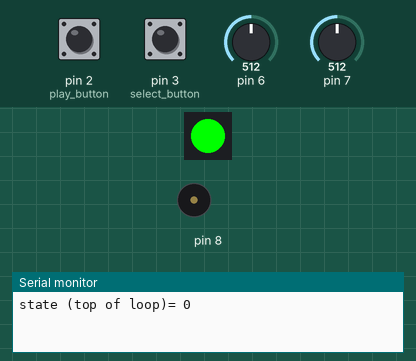
The sketch below on a simulated Arduino Uno, built with avr-gcc and run on an emulated ATmega328P. Parts: 1 RGB LEDs in strip order, left to right, buzzer (waves = sounding), the last lines printed to the serial monitor. The inputs (shaded band) are chosen by the test bench; at power-on: pin 2 (play_button) HIGH, pin 3 (select_button) HIGH, pin 6 = 512, pin 7 = 512. Dim RGB values are drawn brighter than linear; colours are those a GRB WS2812 strip shows for the declared byte order.

Above: at 1.2 s.
1.3 s: pin 2 (play_button) pulled LOW for 0.15 s
At 3.5 s:
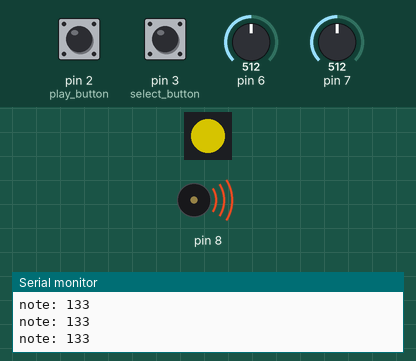
4.4 s: pin 3 (select_button) pulled LOW for 3.2 s
9.6 s: pin 2 (play_button) pulled LOW for 1 s
At 11.9 s:
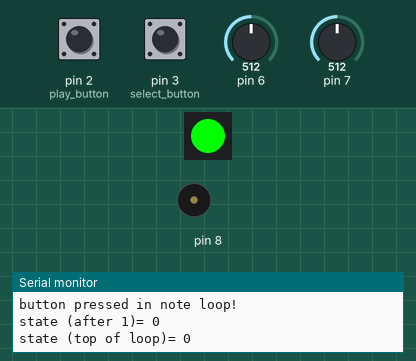
12.6 s: pin 2 (play_button) pulled LOW for 3.2 s
At 16.8 s:
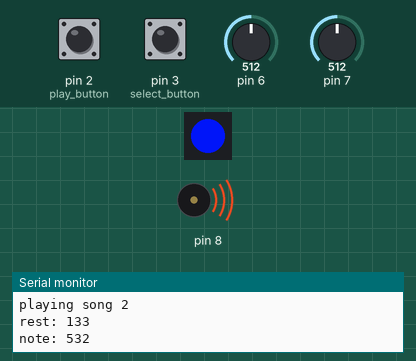
18.8 s: pin 3 (select_button) pulled LOW for 0.15 s
21.8 s: pin 2 (play_button) pulsed LOW 5 times (0.12 s each, 0.3 s apart)
At 24.5 s:
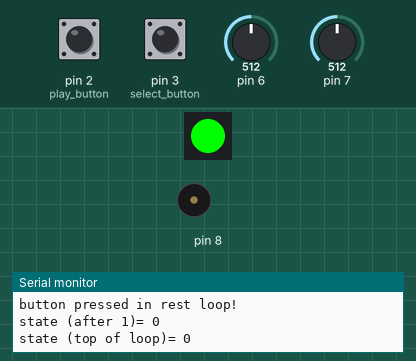
Timing chart, 0 to 26.0 s (numbered marks = the images above; inputs shaded):
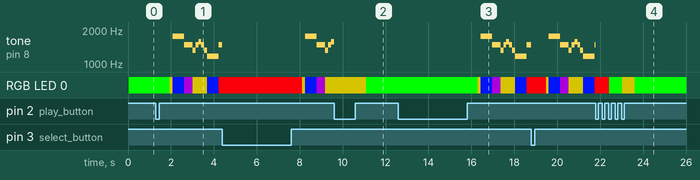

The sketch:

song_player.ino
```cpp
#include <avr/pgmspace.h>
#include <Tone.h>
#include "FastLED.h"
Tone tone1;
#define NUM_LEDS 1

#define DATA_PIN 4
CRGB leds[NUM_LEDS];
#define OCTAVE_OFFSET 0
int k;
int player_state = 0;
int play_button = 2;
int select_button = 3;
int pulse_led = 4;
int speaker = 8;
int song_selected = 0;
int number_songs = 6;
int notes[] = { 0,
                NOTE_C4, NOTE_CS4, NOTE_D4, NOTE_DS4, NOTE_E4, NOTE_F4, NOTE_FS4, NOTE_G4, NOTE_GS4, NOTE_A4, NOTE_AS4, NOTE_B4,
                NOTE_C5, NOTE_CS5, NOTE_D5, NOTE_DS5, NOTE_E5, NOTE_F5, NOTE_FS5, NOTE_G5, NOTE_GS5, NOTE_A5, NOTE_AS5, NOTE_B5,
                NOTE_C6, NOTE_CS6, NOTE_D6, NOTE_DS6, NOTE_E6, NOTE_F6, NOTE_FS6, NOTE_G6, NOTE_GS6, NOTE_A6, NOTE_AS6, NOTE_B6,
                NOTE_C7, NOTE_CS7, NOTE_D7, NOTE_DS7, NOTE_E7, NOTE_F7, NOTE_FS7, NOTE_G7, NOTE_GS7, NOTE_A7, NOTE_AS7, NOTE_B7
              };
void showRGB(int color)
{
    int redIntensity;
    int greenIntensity;
    int blueIntensity;


    if (color <= 255)          // zone 1
    {
        redIntensity = 255 - color;    // red goes from on to off
        greenIntensity = color;        // green goes from off to on
        blueIntensity = 0;             // blue is always off
    }
    else if (color <= 511)     // zone 2
    {
        redIntensity = 0;                     // red is always off
        greenIntensity = 255 - (color - 256); // green on to off
        blueIntensity = (color - 256);        // blue off to on
    }
    else // color >= 512       // zone 3
    {
        redIntensity = (color - 512);         // red off to on
        greenIntensity = 0;                   // green is always off
        blueIntensity = 255 - (color - 512);  // blue on to off
    }

    // Now that the brightness values have been set, command the LED
    // to those values

    leds[0] = CRGB(redIntensity, greenIntensity, blueIntensity);
    FastLED.show();
}


const char  song0 [] PROGMEM = "The Simpsons:d=4,o=5,b=160:c.6,e6,f#6,8a6,g.6,e6,c6,8a,8f#,8f#,8f#,2g,8p,8p,8f#,8f#,8f#,8g,a#.,8c6,8c6,8c6,c6";
const char  song1 [] PROGMEM = "Indiana:d=4,o=5,b=250:e,8p,8f,8g,8p,1c6,8p.,d,8p,8e,1f,p.,g,8p,8a,8b,8p,1f6,p,a,8p,8b,2c6,2d6,2e6,e,8p,8f,8g,8p,1c6,p,d6,8p,8e6,1f.6,g,8p,8g,e.6,8p,d6,8p,8g,e.6,8p,d6,8p,8g,f.6,8p,e6,8p,8d6,2c6";
const char  song2 [] PROGMEM = "Bolero:d=4,o=5,b=80:c6,8c6,16b,16c6,16d6,16c6,16b,16a,8c6,16c6,16a,c6,8c6,16b,16c6,16a,16g,16e,16f,2g,16g,16f,16e,16d,16e,16f,16g,16a,g,g,16g,16a,16b,16a,16g,16f,16e,16d,16e,16d,8c,8c,16c,16d,8e,8f,d,2g";
const char  song3 [] PROGMEM = "TakeOnMe:d=4,o=4,b=160:8f#5,8f#5,8f#5,8d5,8p,8b,8p,8e5,8p,8e5,8p,8e5,8g#5,8g#5,8a5,8b5,8a5,8a5,8a5,8e5,8p,8d5,8p,8f#5,8p,8f#5,8p,8f#5,8e5,8e5,8f#5,8e5,8f#5,8f#5,8f#5,8d5,8p,8b,8p,8e5,8p,8e5,8p,8e5,8g#5,8g#5,8a5,8b5,8a5,8a5,8a5,8e5,8p,8d5,8p,8f#5,8p,8f#5,8p,8f#5,8e5,8e5";
//char *song = "Entertainer:d=4,o=5,b=140:8d,8d#,8e,c6,8e,c6,8e,2c.6,8c6,8d6,8d#6,8e6,8c6,8d6,e6,8b,d6,2c6,p,8d,8d#,8e,c6,8e,c6,8e,2c.6,8p,8a,8g,8f#,8a,8c6,e6,8d6,8c6,8a,2d6";
//char *song = "Muppets:d=4,o=5,b=250:c6,c6,a,b,8a,b,g,p,c6,c6,a,8b,8a,8p,g.,p,e,e,g,f,8e,f,8c6,8c,8d,e,8e,8e,8p,8e,g,2p,c6,c6,a,b,8a,b,g,p,c6,c6,a,8b,a,g.,p,e,e,g,f,8e,f,8c6,8c,8d,e,8e,d,8d,c";
//char *song4 = "Xfiles:d=4,o=5,b=125:e,b,a,b,d6,2b.,1p,e,b,a,b,e6,2b.,1p,g6,f#6,e6,d6,e6,2b.,1p,g6,f#6,e6,d6,f#6,2b.,1p,e,b,a,b,d6,2b.,1p,e,b,a,b,e6,2b.,1p,e6,2b.";
//char *song4 = "Looney:d=4,o=5,b=140:32p,c6,8f6,8e6,8d6,8c6,a.,8c6,8f6,8e6,8d6,8d#6,e.6,8e6,8e6,8c6,8d6,8c6,8e6,8c6,8d6,8a,8c6,8g,8a#,8a,8f";
//char *song = "20thCenFox:d=16,o=5,b=140:b,8p,b,b,2b,p,c6,32p,b,32p,c6,32p,b,32p,c6,32p,b,8p,b,b,b,32p,b,32p,b,32p,b,32p,b,32p,b,32p,b,32p,g#,32p,a,32p,b,8p,b,b,2b,4p,8e,8g#,8b,1c#6,8f#,8a,8c#6,1e6,8a,8c#6,8e6,1e6,8b,8g#,8a,2b";
//char *song = "Bond:d=4,o=5,b=80:32p,16c#6,32d#6,32d#6,16d#6,8d#6,16c#6,16c#6,16c#6,16c#6,32e6,32e6,16e6,8e6,16d#6,16d#6,16d#6,16c#6,32d#6,32d#6,16d#6,8d#6,16c#6,16c#6,16c#6,16c#6,32e6,32e6,16e6,8e6,16d#6,16d6,16c#6,16c#7,c.7,16g#6,16f#6,g#.6";
//char *song4 = "MASH:d=8,o=5,b=140:4a,4g,f#,g,p,f#,p,g,p,f#,p,2e.,p,f#,e,4f#,e,f#,p,e,p,4d.,p,f#,4e,d,e,p,d,p,e,p,d,p,2c#.,p,d,c#,4d,c#,d,p,e,p,4f#,p,a,p,4b,a,b,p,a,p,b,p,2a.,4p,a,b,a,4b,a,b,p,2a.,a,4f#,a,b,p,d6,p,4e.6,d6,b,p,a,p,2b";
const char  song5 [] PROGMEM = "StarWars:d=4,o=5,b=45:32p,32f#,32f#,32f#,8b.,8f#.6,32e6,32d#6,32c#6,8b.6,16f#.6,32e6,32d#6,32c#6,8b.6,16f#.6,32e6,32d#6,32e6,8c#.6,32f#,32f#,32f#,8b.,8f#.6,32e6,32d#6,32c#6,8b.6,16f#.6,32e6,32d#6,32c#6,8b.6,16f#.6,32e6,32d#6,32e6,8c#6";
//char *song = "GoodBad:d=4,o=5,b=56:32p,32a#,32d#6,32a#,32d#6,8a#.,16f#.,16g#.,d#,32a#,32d#6,32a#,32d#6,8a#.,16f#.,16g#.,c#6,32a#,32d#6,32a#,32d#6,8a#.,16f#.,32f.,32d#.,c#,32a#,32d#6,32a#,32d#6,8a#.,16g#.,d#";
//char *song6 = "TopGun:d=4,o=4,b=31:32p,16c#,16g#,16g#,32f#,32f,32f#,32f,16d#,16d#,32c#,32d#,16f,32d#,32f,16f#,32f,32c#,16f,d#,16c#,16g#,16g#,32f#,32f,32f#,32f,16d#,16d#,32c#,32d#,16f,32d#,32f,16f#,32f,32c#,g#";
//char *song = "A-Team:d=8,o=5,b=125:4d#6,a#,2d#6,16p,g#,4a#,4d#.,p,16g,16a#,d#6,a#,f6,2d#6,16p,c#.6,16c6,16a#,g#.,2a#";
//char *song = "Flinstones:d=4,o=5,b=40:32p,16f6,16a#,16a#6,32g6,16f6,16a#.,16f6,32d#6,32d6,32d6,32d#6,32f6,16a#,16c6,d6,16f6,16a#.,16a#6,32g6,16f6,16a#.,32f6,32f6,32d#6,32d6,32d6,32d#6,32f6,16a#,16c6,a#,16a6,16d.6,16a#6,32a6,32a6,32g6,32f#6,32a6,8g6,16g6,16c.6,32a6,32a6,32g6,32g6,32f6,32e6,32g6,8f6,16f6,16a#.,16a#6,32g6,16f6,16a#.,16f6,32d#6,32d6,32d6,32d#6,32f6,16a#,16c.6,32d6,32d#6,32f6,16a#,16c.6,32d6,32d#6,32f6,16a#6,16c7,8a#.6";
//char *song = "Jeopardy:d=4,o=6,b=125:c,f,c,f5,c,f,2c,c,f,c,f,a.,8g,8f,8e,8d,8c#,c,f,c,f5,c,f,2c,f.,8d,c,a#5,a5,g5,f5,p,d#,g#,d#,g#5,d#,g#,2d#,d#,g#,d#,g#,c.7,8a#,8g#,8g,8f,8e,d#,g#,d#,g#5,d#,g#,2d#,g#.,8f,d#,c#,c,p,a#5,p,g#.5,d#,g#";
//char *song4 = "Gadget:d=16,o=5,b=50:32d#,32f,32f#,32g#,a#,f#,a,f,g#,f#,32d#,32f,32f#,32g#,a#,d#6,4d6,32d#,32f,32f#,32g#,a#,f#,a,f,g#,f#,8d#";
//char *song = "Smurfs:d=32,o=5,b=200:4c#6,16p,4f#6,p,16c#6,p,8d#6,p,8b,p,4g#,16p,4c#6,p,16a#,p,8f#,p,8a#,p,4g#,4p,g#,p,a#,p,b,p,c6,p,4c#6,16p,4f#6,p,16c#6,p,8d#6,p,8b,p,4g#,16p,4c#6,p,16a#,p,8b,p,8f,p,4f#";
//char *song = "MahnaMahna:d=16,o=6,b=125:c#,c.,b5,8a#.5,8f.,4g#,a#,g.,4d#,8p,c#,c.,b5,8a#.5,8f.,g#.,8a#.,4g,8p,c#,c.,b5,8a#.5,8f.,4g#,f,g.,8d#.,f,g.,8d#.,f,8g,8d#.,f,8g,d#,8c,a#5,8d#.,8d#.,4d#,8d#.";
//char *song = "LeisureSuit:d=16,o=6,b=56:f.5,f#.5,g.5,g#5,32a#5,f5,g#.5,a#.5,32f5,g#5,32a#5,g#5,8c#.,a#5,32c#,a5,a#.5,c#.,32a5,a#5,32c#,d#,8e,c#.,f.,f.,f.,f.,f,32e,d#,8d,a#.5,e,32f,e,32f,c#,d#.,c#";
//char *song4 = "smb:d=4,o=5,b=100:16e6,16e6,32p,8e6,16c6,8e6,8g6,8p,8g,8p,8c6,16p,8g,16p,8e,16p,8a,8b,16a#,8a,16g.,16e6,16g6,8a6,16f6,8g6,8e6,16c6,16d6,8b,16p,8c6,16p,8g,16p,8e,16p,8a,8b,16a#,8a,16g.,16e6,16g6,8a6,16f6,8g6,8e6,16c6,16d6,8b,8p,16g6,16f#6,16f6,16d#6,16p,16e6,16p,16g#,16a,16c6,16p,16a,16c6,16d6,8p,16g6,16f#6,16f6,16d#6,16p,16e6,16p,16c7,16p,16c7,16c7,p,16g6,16f#6,16f6,16d#6,16p,16e6,16p,16g#,16a,16c6,16p,16a,16c6,16d6,8p,16d#6,8p,16d6,8p,16c6";
//char *song = "smb_under:d=4,o=6,b=100:32c,32p,32c7,32p,32a5,32p,32a,32p,32a#5,32p,32a#,2p,32c,32p,32c7,32p,32a5,32p,32a,32p,32a#5,32p,32a#,2p,32f5,32p,32f,32p,32d5,32p,32d,32p,32d#5,32p,32d#,2p,32f5,32p,32f,32p,32d5,32p,32d,32p,32d#5,32p,32d#";
//char *song = "smbdeath:d=4,o=5,b=90:32c6,32c6,32c6,8p,16b,16f6,16p,16f6,16f.6,16e.6,16d6,16c6,16p,16e,16p,16c";
//char *song4 = "ducktales:d=4,o=5,b=112:8e6,8e6,16p,16g6,8b6,g#6,p,8e6,8d6,8c6,8d6,8e6,8d6,8c6,8d6,8e6,8e6,16p,16g6,8b6,g#6,p,8e6,8d6,8c6,8d6,8e6,8d6,8c6,8g6,8e6,8e6";
//char *song4 = "Zelda1:d=4,o=5,b=125:a#,f.,8a#,16a#,16c6,16d6,16d#6,2f6,8p,8f6,16f.6,16f#6,16g#.6,2a#.6,16a#.6,16g#6,16f#.6,8g#.6,16f#.6,2f6,f6,8d#6,16d#6,16f6,2f#6,8f6,8d#6,8c#6,16c#6,16d#6,2f6,8d#6,8c#6,8c6,16c6,16d6,2e6,g6,8f6,16f,16f,8f,16f,16f,8f,16f,16f,8f,8f,a#,f.,8a#,16a#,16c6,16d6,16d#6,2f6,8p,8f6,16f.6,16f#6,16g#.6,2a#.6,c#7,c7,2a6,f6,2f#.6,a#6,a6,2f6,f6,2f#.6,a#6,a6,2f6,d6,2d#.6,f#6,f6,2c#6,a#,c6,16d6,2e6,g6,8f6,16f,16f,8f,16f,16f,8f,16f,16f,8f,8f");
//char *song9 = "smario2:d=4,o=5,b=125:8g,16c,8e,8g.,16c,8e,16g,16c,16e,16g,8b,a,8p,16c,8g,16c,8e,8g.,16c,8e,16g,16c#,16e,16g,8b,a,8p,16b,8c6,16b,8c6,8a.,16c6,8b,16a,8g,16f#,8g,8e.,16c,8d,16e,8f,16e,8f,8b.4,16e,8d.,c";
//char *song4 = "smb3lvl1:d=4,o=5,b=80:16g,32c,16g.,16a,32c,16a.,16b,32c,16b,16a.,32g#,16a.,16g,32c,16g.,16a,32c,16a,4b.,32p,16c6,32f,16c.6,16d6,32f,16d.6,16e6,32f,16e6,16d.6,32c#6,16d.6,16c6,32f,16c.6,16d6,32f,16d6,4e.6,32p,16g,32c,16g.,16a,32c,16a.,16b,32c,16b,16a.,32g#,16a.,16c6,8c.6,32p,16c6,4c.6";
//char *song = "shinobi:d=4,o=5,b=140:b,f#6,d6,b,g,f#,e,2f#.,a,1f#,p,b,f#6,d6,b,g,f#,e,1f#.,8a,1b.,8a,1f#.,8a,1b.,8a,1f#.";
//char *song = "outrun_magic:d=4,o=5,b=160:f6,d#6,8g#.6,f6,d#6,8c#.6,d#6,c6,2g#.,c#6,c6,8d#.6,c#6,c6,8f.,a#,16c.6,1a#,f6,d#6,8g#.6,f6,d#6,8c#.6,d#6,c6,2g#.,c#6,c6,8d#.6,c#6,c6,16f.,16g#.,c6,2a#.";
//char *song = "Popeye:d=4,o=5,b=140:16g.,16f.,16g.,16p,32p,16c.,16p,32p,16c.,16p,32p,16e.,16d.,16c.,16d.,16e.,16f.,g,8p,16a,16f,16a,16c6,16b,16a,16g,16a,16g,8e,16g,16g,16g,16g,8a,16b,32c6,32b,32c6,32b,32c6,32b,8c6";
//char *song = "Wonderboy:d=4,o=5,b=225:f6,d6,f6,8d6,f6,32p,8f6,d6,f6,d6,e6,c6,e6,8c6,e6,32p,8e6,c6,e6,c6";
//char *song4 = "smwwd1:d=4,o=5,b=125:a,8f.,16c,16d,16f,16p,f,16d,16c,16p,16f,16p,16f,16p,8c6,8a.,g,16c,a,8f.,16c,16d,16f,16p,f,16d,16c,16p,16f,16p,16a#,16a,16g,2f,16p,8a.,8f.,8c,8a.,f,16g#,16f,16c,16p,8g#.,2g,8a.,8f.,8c,8a.,f,16g#,16f,8c,2c6";
//char *song = "dkong:d=4,o=5,b=160:2c,8d.,d#.,c.,16b,16c6,16b,16c6,16b,16c6,16b,16c6,16b,16c6,16b,16c6,16b,2c6";
//char *song11 = "dkong:d=4,o=5,b=160:2c,8d.,d#.,c.,16b,16c6,16b,16c6,16b,16c6,16b,16c6,16b,16c6,16b,16c6,16b,2c6";
const char  song4 [] PROGMEM = "LordDance:d=4,o=5,b=225:8p,2a6,f#.6,8e6,8f#6,8g6,8f#6,8e6,2d6,f#6,8f#6,8g6,a6,8g6,8f#6,e6,a,a,8p,8a,d6,d6,d.6,8e6,8f#6,8e6,8f#6,8g6,a6,8g6,8f#6,e6,e6,8e6,8g6,8f#6,8e6,2d6";
//char *song4 = "Who:d=4,o=6,b=56:e,16p,16d_,16c,16b5,e,16p,16d_,16c,16b5,e,16p,16d_,16c,16b5,e5,32d_5,32e5,32f_5,32g_5,32a5,32b5,32c_,32d_,16p,e,16p,16d_,16c,16b5,e,16p,16d_,16c,16b5,e,16p,16d_,16c,16b5,e5,32d_5,32e5,32f_5,32g_5,32a5,32b5,32c_,32d_";

void setup(void)
{
    pinMode(play_button, INPUT_PULLUP);
    pinMode(select_button, INPUT_PULLUP);
    Serial.begin(9600);
    tone1.begin(speaker);
    FastLED.addLeds<WS2812, DATA_PIN, RGB>(leds, NUM_LEDS);
}

#define isdigit(n) (n >= '0' && n <= '9')

void play_rtttl(char *p)
{


    byte default_dur = 4;
    byte default_oct = 6;
    int bpm = 63;
    int num;
    long wholenote;
    long duration;
    byte note;
    byte scale;

    // format: d=N,o=N,b=NNN:
    // find the start (skip name, etc)

    while (*p != ':') p++;   // ignore name
    p++;                     // skip ':'

    // get default duration
    if (*p == 'd')
    {
        p++;
        p++;              // skip "d="
        num = 0;
        while (isdigit(*p))
        {
            num = (num * 10) + (*p++ - '0');
        }
        if (num > 0) default_dur = num;
        p++;                   // skip comma
    }

    //Serial.print("ddur: "); Serial.println(default_dur, 10);

    // get default octave
    if (*p == 'o')
    {
        p++;
        p++;              // skip "o="
        num = *p++ - '0';
        if (num >= 3 && num <= 7) default_oct = num;
        p++;                   // skip comma
    }

    // Serial.print("doct: "); Serial.println(default_oct, 10);

    // get BPM
    if (*p == 'b')
    {
        p++;
        p++;              // skip "b="
        num = 0;
        while (isdigit(*p))
        {
            num = (num * 10) + (*p++ - '0');
        }
        bpm = num;
        p++;                   // skip colon
    }

    // Serial.print("bpm: "); Serial.println(bpm, 10);

    // BPM usually expresses the number of quarter notes per minute
    wholenote = (60 * 1000L / bpm) * 4;  // this is the time for whole note (in milliseconds)

    // Serial.print("wn: "); Serial.println(wholenote, 10);


    // now begin note loop
    while (*p)
    {
        // first, get note duration, if available
        num = 0;
        while (isdigit(*p))
        {
            num = (num * 10) + (*p++ - '0');
        }

        if (num) duration = wholenote / num;
        else duration = wholenote / default_dur;  // we will need to check if we are a dotted note after

        // now get the note
        note = 0;

        switch (*p)
        {
            case 'c':
                note = 1;
                break;
            case 'd':
                note = 3;
                break;
            case 'e':
                note = 5;
                break;
            case 'f':
                note = 6;
                break;
            case 'g':
                note = 8;
                break;
            case 'a':
                note = 10;
                break;
            case 'b':
                note = 12;
                break;
            case 'p':
            default:
                note = 0;
        }
        p++;

        // now, get optional '#' sharp
        if (*p == '#')
        {
            note++;
            p++;
        }

        // now, get optional '.' dotted note
        if (*p == '.')
        {
            duration += duration / 2;
            p++;
        }

        // now, get scale
        if (isdigit(*p))
        {
            scale = *p - '0';
            p++;
        }
        else
        {
            scale = default_oct;
        }

        scale += OCTAVE_OFFSET;

        if (*p == ',')
            p++;       // skip comma for next note (or we may be at the end)

        // now play the note

        if (note)
        {
            Serial.print("note: ");
            Serial.println(duration);
            tone1.play(notes[(scale - 4) * 12 + note]);
            long previous_millis = millis();
            showRGB(duration);
            boolean stay = true;
            while ((millis() <= previous_millis + duration) && stay)
            {
                //	Serial.print(millis());
                //	Serial.print(",");
                //	Serial.print(previous_millis);
                //	Serial.print(",");
                //	Serial.println(duration);
                //Serial.println((previous_millis + duration) - millis() );
                if ((digitalRead(play_button) == 0) || (digitalRead(select_button) == 0))
                {
                    tone1.stop();
                    Serial.println("button pressed in note loop!");
                    while (*p)
                    {
                        stay = false;
                        p++;
                    }
                    if (digitalRead(play_button) == 0)
                    {
                        player_state = 0;
                    }
                    else
                    {
                        player_state = 2;
                    }
                    while ((digitalRead(play_button) == 0) || (digitalRead(select_button) == 0)) {}
                    delay(500);
                }
            }
        }
        else
        {
            Serial.print("rest: ");
            Serial.println(duration);
            boolean stay = true;
            long previous_millis = millis();
            showRGB(duration);
            while ((millis() <= previous_millis + duration) && stay)
            {
                if ((digitalRead(play_button) == 0) || (digitalRead(select_button) == 0))
                {
                    Serial.println("button pressed in rest loop!");
                    while (*p)
                    {
                        stay = false;
                        p++;
                    }
                    if (digitalRead(play_button) == 0)
                    {
                        player_state = 0;
                    }
                    else
                    {
                        player_state = 2;
                    }
                    while ((digitalRead(play_button) == 0) || (digitalRead(select_button) == 0)) {}
                    delay(500);
                }
            }
        }
        tone1.stop();
    }
}

void loop(void)
{
    showRGB(0);
    Serial.print("state (top of loop)= ");
    Serial.println(player_state);
    if (player_state == 0)
    {
        while ((digitalRead(play_button) == 1) && (digitalRead(select_button) == 1)) {}
        if (digitalRead(play_button) == 0)
        {
            player_state = 1;
        }
        else
        {
            player_state = 2;
        }
        while ((digitalRead(play_button) == 0) || (digitalRead(select_button) == 0)) {}
        delay(500);
    }
    Serial.print("state (after 0)= ");
    Serial.println(player_state);
    if (player_state == 1)
    {
        player_state = 0;
        switch (song_selected)
        {
            case 0:
                Serial.println("playing song 1");
                play_rtttl(pgm_read_byte_near(song0 + k));
                break;
            case 1:
                Serial.println("playing song 2");
                play_rtttl(pgm_read_byte_near(song1 + k));
                break;
            case 2:
                Serial.println("playing song 3");
                play_rtttl(pgm_read_byte_near(song2 + k));
                break;
            case 3:
                Serial.println("playing song 4");
                play_rtttl(pgm_read_byte_near(song3 + k));
                break;
            case 4:
                Serial.println("playing song 5");
                play_rtttl(pgm_read_byte_near(song4 + k));
                break;

            case 5:
                Serial.println("playing song 6");
                play_rtttl(pgm_read_byte_near(song5 + k));
                break;
                /*
                    case 6:
                    Serial.println("playing song 7");
                    play_rtttl(song6);
                    break;

                    case 7:
                    Serial.println("playing song 8");
                    play_rtttl(song7);
                    break;
                    case 8:
                    Serial.println("playing song 9");
                    play_rtttl(song8);
                    break;
                    case 9:
                    Serial.println("playing song 10");
                    play_rtttl(song9);
                    break;
                    case 10:
                    Serial.println("playing song 11");
                    play_rtttl(song10);
                    break;
                    case 11:
                    Serial.println("playing song 12");
                    play_rtttl(song11);
                    break;
                */
        }

    }
    Serial.print("state (after 1)= ");
    Serial.println(player_state);
    if (player_state == 2)
    {
        song_selected ++;
        if (song_selected == number_songs)
        {
            song_selected = 0;
        }
        player_state = 1;
    }

}
```
